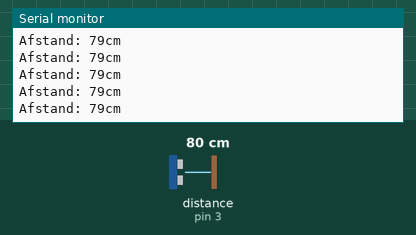
This sketch was run on a simulated Arduino Uno, built with avr-gcc and run on an emulated ATmega328P. On the bench: the last lines printed to the serial monitor. Wiring (inferred from the names in the program): ultrasonic range finder: trigger pin 2; echo pin 3. Inputs (shaded band) come from the test bench; at power-on: distance to the obstacle (sensor on pin 3) 80 cm. The echo pulse lasts 58.3 µs per cm.

Above: at 1.2 s.
1.3 s: distance to the obstacle (sensor on pin 3) set to 2 cm
At 1.46 s:
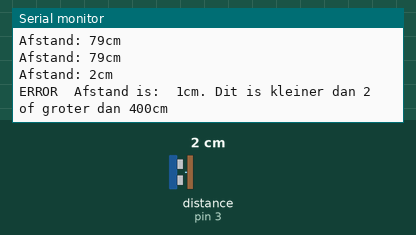
3.3 s: distance to the obstacle (sensor on pin 3) set to 4 cm
At 3.34 s:
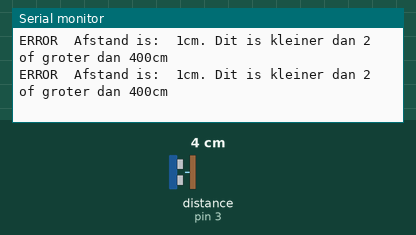
6.3 s: distance to the obstacle (sensor on pin 3) set to 120 cm
At 7.2 s:
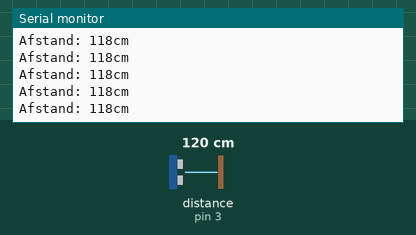
9.3 s: distance to the obstacle (sensor on pin 3) set to 18 cm
At 9.8 s:
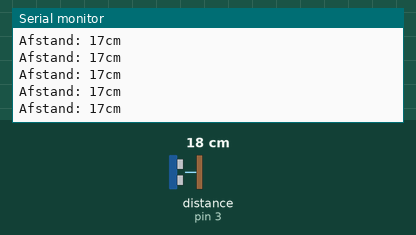
12.3 s: distance to the obstacle (sensor on pin 3) set to 250 cm
At 12.9 s:
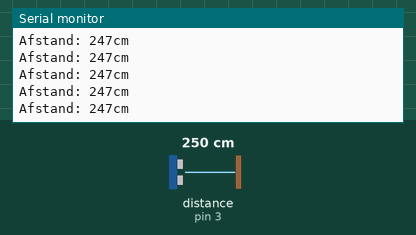
Timing chart, 0 to 15.3 s (numbered marks = the images above; inputs shaded):
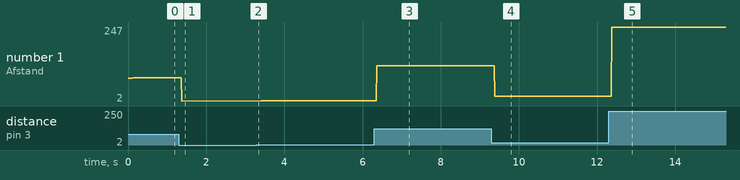

Measured:
- after the input at 1.3 s, the serial monitor: prints a new line after 0.08 s (image 1)
- after the input at 6.3 s, the serial monitor: prints a new line after 0.07 s (image 3)
- after the input at 9.3 s, the serial monitor: prints a new line after 0.08 s (image 4)
- after the input at 12.3 s, the serial monitor: prints a new line after 0.08 s (image 5)
- plotted number 1: 79 → 2 after the input at 1.3 s, 2 → 3 after the input at 3.3 s, 3 → 118 after the input at 6.3 s, 118 → 17 after the input at 9.3 s, 17 → 247 after the input at 12.3 s

The sketch:

opdracht1.ino
```cpp
const float pinTrig= 2;
const float pinEcho=3;
float duur;
int afstand;

void setup() {
  // put your setup code here, to run once:
  pinMode(pinTrig,OUTPUT);
  pinMode(pinEcho,INPUT);
  Serial.begin(9600);

}

void loop() {
  // put your main code here, to run repeatedly:

  digitalWrite(pinTrig,LOW);
  delayMicroseconds(2);
  digitalWrite(pinTrig,HIGH);
  delayMicroseconds(10);
  digitalWrite(pinTrig,LOW);

  duur = pulseIn(pinEcho,HIGH);

  afstand = duur*0.034/2;
  if(afstand <2 || afstand > 400 )
  {
    Serial.print("ERROR  ");
    Serial.print("Afstand is:  ");
    Serial.print(afstand);
    Serial.print("cm");
    Serial.print(". Dit is kleiner dan 2 of groter dan 400");
    Serial.println("cm");
  }
  else
  {
    Serial.print("Afstand: ");
    Serial.print(afstand);
    Serial.println("cm");
  }


}
```
